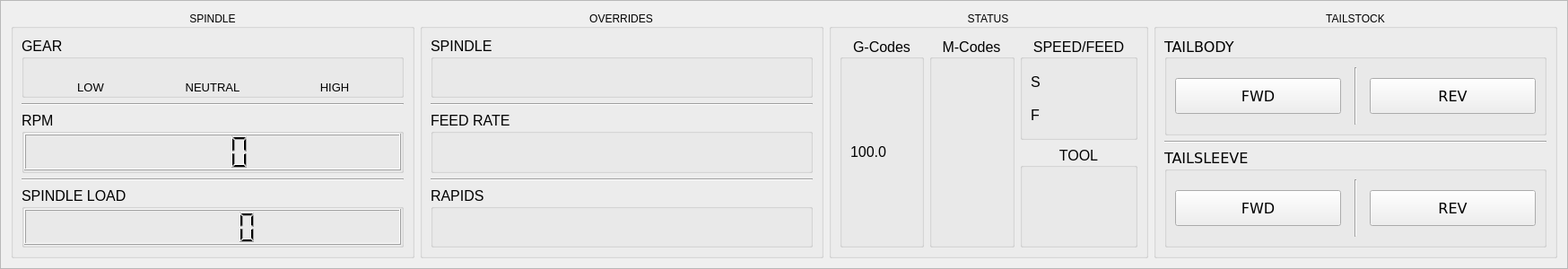
        <widget class="QFrame" name="frame">
         <property name="minimumSize">
          <size>
           <width>0</width>
           <height>300</height>
          </size>
         </property>
         <property name="frameShape">
          <enum>QFrame::StyledPanel</enum>
         </property>
         <property name="frameShadow">
          <enum>QFrame::Plain</enum>
         </property>
         <property name="lineWidth">
          <number>5</number>
         </property>
         <layout class="QHBoxLayout" name="horizontalLayout">
          <item>
           <widget class="QGroupBox" name="groupBox_spindle">
            <property name="enabled">
             <bool>true</bool>
            </property>
            <property name="sizePolicy">
             <sizepolicy hsizetype="Fixed" vsizetype="Preferred">
              <horstretch>0</horstretch>
              <verstretch>0</verstretch>
             </sizepolicy>
            </property>
            <property name="minimumSize">
             <size>
              <width>450</width>
              <height>0</height>
             </size>
            </property>
            <property name="contextMenuPolicy">
             <enum>Qt::DefaultContextMenu</enum>
            </property>
            <property name="title">
             <string>SPINDLE</string>
            </property>
            <property name="alignment">
             <set>Qt::AlignCenter</set>
            </property>
            <layout class="QVBoxLayout" name="verticalLayout_6">
             <item>
              <widget class="QGroupBox" name="groupBox_4">
               <property name="font">
                <font>
                 <pointsize>12</pointsize>
                </font>
               </property>
               <property name="title">
                <string>GEAR</string>
               </property>
               <layout class="QGridLayout" name="gridLayout_10">
                <property name="topMargin">
                 <number>0</number>
                </property>
                <property name="bottomMargin">
                 <number>0</number>
                </property>
                <item row="1" column="1">
                 <widget class="QLabel" name="label_2">
                  <property name="font">
                   <font>
                    <pointsize>10</pointsize>
                   </font>
                  </property>
                  <property name="text">
                   <string>NEUTRAL</string>
                  </property>
                  <property name="alignment">
                   <set>Qt::AlignCenter</set>
                  </property>
                 </widget>
                </item>
                <item row="1" column="0">
                 <widget class="QLabel" name="label">
                  <property name="font">
                   <font>
                    <pointsize>10</pointsize>
                   </font>
                  </property>
                  <property name="frameShape">
                   <enum>QFrame::NoFrame</enum>
                  </property>
                  <property name="frameShadow">
                   <enum>QFrame::Plain</enum>
                  </property>
                  <property name="text">
                   <string>  LOW  </string>
                  </property>
                  <property name="alignment">
                   <set>Qt::AlignCenter</set>
                  </property>
                 </widget>
                </item>
                <item row="1" column="3">
                 <widget class="QLabel" name="label_4">
                  <property name="font">
                   <font>
                    <pointsize>10</pointsize>
                   </font>
                  </property>
                  <property name="text">
                   <string>  HIGH  </string>
                  </property>
                  <property name="alignment">
                   <set>Qt::AlignCenter</set>
                  </property>
                 </widget>
                </item>
                <item row="0" column="1">
                 <widget class="LED" name="led_gear_neutral">
                  <property name="color">
                   <color>
                    <red>50</red>
                    <green>205</green>
                    <blue>50</blue>
                   </color>
                  </property>
                  <property name="off_color" stdset="0">
                   <color>
                    <red>50</red>
                    <green>205</green>
                    <blue>50</blue>
                   </color>
                  </property>
                  <property name="currentstate" stdset="0">
                   <bool>false</bool>
                  </property>
                 </widget>
                </item>
                <item row="0" column="3">
                 <widget class="LED" name="led_gear_high">
                  <property name="color">
                   <color>
                    <red>50</red>
                    <green>205</green>
                    <blue>50</blue>
                   </color>
                  </property>
                  <property name="off_color" stdset="0">
                   <color>
                    <red>50</red>
                    <green>205</green>
                    <blue>50</blue>
                   </color>
                  </property>
                  <property name="currentstate" stdset="0">
                   <bool>false</bool>
                  </property>
                 </widget>
                </item>
                <item row="0" column="0">
                 <widget class="LED" name="led_gear_low">
                  <property name="color">
                   <color>
                    <red>50</red>
                    <green>205</green>
                    <blue>50</blue>
                   </color>
                  </property>
                  <property name="off_color" stdset="0">
                   <color>
                    <red>50</red>
                    <green>205</green>
                    <blue>50</blue>
                   </color>
                  </property>
                  <property name="currentstate" stdset="0">
                   <bool>false</bool>
                  </property>
                 </widget>
                </item>
               </layout>
              </widget>
             </item>
             <item>
              <widget class="Line" name="line">
               <property name="orientation">
                <enum>Qt::Horizontal</enum>
               </property>
              </widget>
             </item>
             <item>
              <widget class="QGroupBox" name="groupBox_5">
               <property name="font">
                <font>
                 <pointsize>12</pointsize>
                </font>
               </property>
               <property name="title">
                <string>RPM</string>
               </property>
               <layout class="QVBoxLayout" name="verticalLayout_15">
                <property name="leftMargin">
                 <number>0</number>
                </property>
                <property name="topMargin">
                 <number>0</number>
                </property>
                <property name="rightMargin">
                 <number>0</number>
                </property>
                <property name="bottomMargin">
                 <number>0</number>
                </property>
                <item>
                 <widget class="LCDNumber" name="lcd_spindle_rpm">
                  <property name="font">
                   <font>
                    <family>DejaVu Sans</family>
                    <pointsize>20</pointsize>
                   </font>
                  </property>
                  <property name="digitCount">
                   <number>4</number>
                  </property>
                  <property name="value" stdset="0">
                   <double>0.000000000000000</double>
                  </property>
                  <property name="floatTemplate" stdset="0">
                   <string>{:.0f}</string>
                  </property>
                 </widget>
                </item>
               </layout>
              </widget>
             </item>
             <item>
              <widget class="Line" name="line_2">
               <property name="orientation">
                <enum>Qt::Horizontal</enum>
               </property>
              </widget>
             </item>
             <item>
              <widget class="QGroupBox" name="groupBox_6">
               <property name="font">
                <font>
                 <pointsize>12</pointsize>
                </font>
               </property>
               <property name="title">
                <string>SPINDLE LOAD</string>
               </property>
               <layout class="QVBoxLayout" name="verticalLayout_19">
                <property name="leftMargin">
                 <number>0</number>
                </property>
                <property name="topMargin">
                 <number>0</number>
                </property>
                <property name="rightMargin">
                 <number>0</number>
                </property>
                <property name="bottomMargin">
                 <number>0</number>
                </property>
                <item>
                 <widget class="LCDNumber" name="lcd_spindle_load">
                  <property name="sizePolicy">
                   <sizepolicy hsizetype="Minimum" vsizetype="Minimum">
                    <horstretch>0</horstretch>
                    <verstretch>0</verstretch>
                   </sizepolicy>
                  </property>
                  <property name="font">
                   <font>
                    <family>DejaVu Sans</family>
                    <pointsize>20</pointsize>
                   </font>
                  </property>
                  <property name="frameShape">
                   <enum>QFrame::Box</enum>
                  </property>
                  <property name="floatTemplate" stdset="0">
                   <string>{:.0f}</string>
                  </property>
                 </widget>
                </item>
               </layout>
              </widget>
             </item>
            </layout>
           </widget>
          </item>
          <item>
           <widget class="QGroupBox" name="groupBox_overrides">
            <property name="sizePolicy">
             <sizepolicy hsizetype="Fixed" vsizetype="Preferred">
              <horstretch>0</horstretch>
              <verstretch>0</verstretch>
             </sizepolicy>
            </property>
            <property name="minimumSize">
             <size>
              <width>450</width>
              <height>0</height>
             </size>
            </property>
            <property name="title">
             <string>OVERRIDES</string>
            </property>
            <property name="alignment">
             <set>Qt::AlignCenter</set>
            </property>
            <layout class="QVBoxLayout" name="verticalLayout_7">
             <item>
              <widget class="QGroupBox" name="groupBox_7">
               <property name="font">
                <font>
                 <pointsize>12</pointsize>
                </font>
               </property>
               <property name="title">
                <string>SPINDLE</string>
               </property>
               <layout class="QHBoxLayout" name="horizontalLayout_12">
                <property name="topMargin">
                 <number>0</number>
                </property>
                <property name="bottomMargin">
                 <number>0</number>
                </property>
                <item>
                 <widget class="StatusAdjustmentBar" name="adjusment_spindle">
                  <property name="sizePolicy">
                   <sizepolicy hsizetype="Preferred" vsizetype="Preferred">
                    <horstretch>0</horstretch>
                    <verstretch>0</verstretch>
                   </sizepolicy>
                  </property>
                  <property name="font">
                   <font>
                    <pointsize>18</pointsize>
                   </font>
                  </property>
                  <property name="spindle_rate" stdset="0">
                   <bool>true</bool>
                  </property>
                  <property name="show_toggle_button" stdset="0">
                   <bool>false</bool>
                  </property>
                  <property name="show_setting_menu" stdset="0">
                   <bool>false</bool>
                  </property>
                  <property name="text_template" stdset="0">
                   <string>%s</string>
                  </property>
                  <property name="step_rate" stdset="0">
                   <number>5</number>
                  </property>
                 </widget>
                </item>
               </layout>
              </widget>
             </item>
             <item>
              <widget class="Line" name="line_5">
               <property name="orientation">
                <enum>Qt::Horizontal</enum>
               </property>
              </widget>
             </item>
             <item>
              <widget class="QGroupBox" name="groupBox_8">
               <property name="font">
                <font>
                 <pointsize>12</pointsize>
                </font>
               </property>
               <property name="title">
                <string>FEED RATE</string>
               </property>
               <layout class="QVBoxLayout" name="verticalLayout_17">
                <property name="topMargin">
                 <number>0</number>
                </property>
                <property name="bottomMargin">
                 <number>0</number>
                </property>
                <item>
                 <widget class="StatusAdjustmentBar" name="adjustment_feedrate">
                  <property name="font">
                   <font>
                    <pointsize>18</pointsize>
                   </font>
                  </property>
                  <property name="feed_rate" stdset="0">
                   <bool>true</bool>
                  </property>
                  <property name="show_toggle_button" stdset="0">
                   <bool>false</bool>
                  </property>
                  <property name="show_setting_menu" stdset="0">
                   <bool>false</bool>
                  </property>
                  <property name="text_template" stdset="0">
                   <string>%s</string>
                  </property>
                  <property name="step_rate" stdset="0">
                   <number>5</number>
                  </property>
                 </widget>
                </item>
               </layout>
              </widget>
             </item>
             <item>
              <widget class="Line" name="line_6">
               <property name="orientation">
                <enum>Qt::Horizontal</enum>
               </property>
              </widget>
             </item>
             <item>
              <widget class="QGroupBox" name="groupBox_9">
               <property name="font">
                <font>
                 <pointsize>12</pointsize>
                </font>
               </property>
               <property name="title">
                <string>RAPIDS</string>
               </property>
               <layout class="QVBoxLayout" name="verticalLayout_16">
                <property name="topMargin">
                 <number>0</number>
                </property>
                <property name="bottomMargin">
                 <number>0</number>
                </property>
                <item>
                 <widget class="StatusAdjustmentBar" name="adjustment_rapids">
                  <property name="font">
                   <font>
                    <pointsize>18</pointsize>
                   </font>
                  </property>
                  <property name="show_toggle_button" stdset="0">
                   <bool>false</bool>
                  </property>
                  <property name="show_setting_menu" stdset="0">
                   <bool>false</bool>
                  </property>
                  <property name="text_template" stdset="0">
                   <string>%s</string>
                  </property>
                  <property name="step_rate" stdset="0">
                   <number>5</number>
                  </property>
                 </widget>
                </item>
               </layout>
              </widget>
             </item>
            </layout>
           </widget>
          </item>
          <item>
           <widget class="QGroupBox" name="groupBox_status">
            <property name="sizePolicy">
             <sizepolicy hsizetype="Preferred" vsizetype="Preferred">
              <horstretch>0</horstretch>
              <verstretch>0</verstretch>
             </sizepolicy>
            </property>
            <property name="title">
             <string>STATUS</string>
            </property>
            <property name="alignment">
             <set>Qt::AlignCenter</set>
            </property>
            <layout class="QHBoxLayout" name="horizontalLayout_5">
             <item>
              <widget class="QGroupBox" name="groupBox_12">
               <property name="sizePolicy">
                <sizepolicy hsizetype="Preferred" vsizetype="Preferred">
                 <horstretch>0</horstretch>
                 <verstretch>0</verstretch>
                </sizepolicy>
               </property>
               <property name="minimumSize">
                <size>
                 <width>0</width>
                 <height>0</height>
                </size>
               </property>
               <property name="font">
                <font>
                 <pointsize>12</pointsize>
                </font>
               </property>
               <property name="title">
                <string>G-Codes</string>
               </property>
               <property name="alignment">
                <set>Qt::AlignCenter</set>
               </property>
               <layout class="QVBoxLayout" name="verticalLayout_4">
                <item>
                 <widget class="StatusLabel" name="statuslabel_gcodes">
                  <property name="sizePolicy">
                   <sizepolicy hsizetype="MinimumExpanding" vsizetype="Preferred">
                    <horstretch>0</horstretch>
                    <verstretch>0</verstretch>
                   </sizepolicy>
                  </property>
                  <property name="minimumSize">
                   <size>
                    <width>10</width>
                    <height>0</height>
                   </size>
                  </property>
                  <property name="autoFillBackground">
                   <bool>false</bool>
                  </property>
                  <property name="frameShape">
                   <enum>QFrame::NoFrame</enum>
                  </property>
                  <property name="text">
                   <string>100.0</string>
                  </property>
                  <property name="alignment">
                   <set>Qt::AlignLeading|Qt::AlignLeft|Qt::AlignVCenter</set>
                  </property>
                  <property name="wordWrap">
                   <bool>true</bool>
                  </property>
                  <property name="textTemplate" stdset="0">
                   <string>%s</string>
                  </property>
                  <property name="gcodes_status" stdset="0">
                   <bool>true</bool>
                  </property>
                 </widget>
                </item>
               </layout>
              </widget>
             </item>
             <item>
              <widget class="QGroupBox" name="groupBox_13">
               <property name="font">
                <font>
                 <pointsize>12</pointsize>
                </font>
               </property>
               <property name="title">
                <string>M-Codes</string>
               </property>
               <property name="alignment">
                <set>Qt::AlignCenter</set>
               </property>
               <layout class="QVBoxLayout" name="verticalLayout_9">
                <item>
                 <widget class="StatusLabel" name="statuslabel_mcodes">
                  <property name="mcodes_status" stdset="0">
                   <bool>true</bool>
                  </property>
                 </widget>
                </item>
               </layout>
              </widget>
             </item>
             <item>
              <widget class="QFrame" name="frame_20">
               <property name="frameShape">
                <enum>QFrame::NoFrame</enum>
               </property>
               <property name="frameShadow">
                <enum>QFrame::Raised</enum>
               </property>
               <layout class="QVBoxLayout" name="verticalLayout_10">
                <property name="leftMargin">
                 <number>0</number>
                </property>
                <property name="topMargin">
                 <number>0</number>
                </property>
                <property name="rightMargin">
                 <number>0</number>
                </property>
                <property name="bottomMargin">
                 <number>0</number>
                </property>
                <item>
                 <widget class="QGroupBox" name="groupBox_14">
                  <property name="font">
                   <font>
                    <pointsize>12</pointsize>
                   </font>
                  </property>
                  <property name="title">
                   <string>SPEED/FEED</string>
                  </property>
                  <property name="alignment">
                   <set>Qt::AlignCenter</set>
                  </property>
                  <layout class="QGridLayout" name="gridLayout_2">
                   <item row="0" column="0">
                    <widget class="QLabel" name="label_36">
                     <property name="sizePolicy">
                      <sizepolicy hsizetype="Fixed" vsizetype="Preferred">
                       <horstretch>0</horstretch>
                       <verstretch>0</verstretch>
                      </sizepolicy>
                     </property>
                     <property name="text">
                      <string>S</string>
                     </property>
                    </widget>
                   </item>
                   <item row="2" column="0">
                    <widget class="QLabel" name="label_37">
                     <property name="sizePolicy">
                      <sizepolicy hsizetype="Fixed" vsizetype="Preferred">
                       <horstretch>0</horstretch>
                       <verstretch>0</verstretch>
                      </sizepolicy>
                     </property>
                     <property name="text">
                      <string>F</string>
                     </property>
                    </widget>
                   </item>
                   <item row="2" column="1">
                    <widget class="StatusLabel" name="lbl_fpu">
                     <property name="current_FPU_status" stdset="0">
                      <bool>true</bool>
                     </property>
                    </widget>
                   </item>
                   <item row="0" column="1">
                    <widget class="StatusLabel" name="lbl_speed">
                     <property name="requested_spindle_speed_status" stdset="0">
                      <bool>true</bool>
                     </property>
                    </widget>
                   </item>
                  </layout>
                 </widget>
                </item>
                <item>
                 <widget class="QGroupBox" name="groupBox_15">
                  <property name="font">
                   <font>
                    <pointsize>12</pointsize>
                   </font>
                  </property>
                  <property name="title">
                   <string>TOOL</string>
                  </property>
                  <property name="alignment">
                   <set>Qt::AlignCenter</set>
                  </property>
                 </widget>
                </item>
               </layout>
              </widget>
             </item>
            </layout>
           </widget>
          </item>
          <item>
           <widget class="QGroupBox" name="groupBox_tailstock">
            <property name="sizePolicy">
             <sizepolicy hsizetype="Fixed" vsizetype="Preferred">
              <horstretch>0</horstretch>
              <verstretch>0</verstretch>
             </sizepolicy>
            </property>
            <property name="minimumSize">
             <size>
              <width>450</width>
              <height>0</height>
             </size>
            </property>
            <property name="title">
             <string>TAILSTOCK</string>
            </property>
            <property name="alignment">
             <set>Qt::AlignCenter</set>
            </property>
            <layout class="QVBoxLayout" name="verticalLayout_35">
             <item>
              <widget class="QGroupBox" name="groupBox_27">
               <property name="font">
                <font>
                 <family>DejaVu Sans</family>
                 <pointsize>12</pointsize>
                </font>
               </property>
               <property name="title">
                <string>TAILBODY</string>
               </property>
               <property name="alignment">
                <set>Qt::AlignLeading|Qt::AlignLeft|Qt::AlignVCenter</set>
               </property>
               <layout class="QHBoxLayout" name="horizontalLayout_19">
                <item>
                 <widget class="PushButton" name="btn_tailbody_fwd">
                  <property name="sizePolicy">
                   <sizepolicy hsizetype="Preferred" vsizetype="Fixed">
                    <horstretch>0</horstretch>
                    <verstretch>0</verstretch>
                   </sizepolicy>
                  </property>
                  <property name="minimumSize">
                   <size>
                    <width>0</width>
                    <height>40</height>
                   </size>
                  </property>
                  <property name="text">
                   <string>FWD</string>
                  </property>
                  <property name="indicator_option" stdset="0">
                   <bool>true</bool>
                  </property>
                  <property name="indicator_HAL_pin_option" stdset="0">
                   <bool>true</bool>
                  </property>
                  <property name="shape_option" stdset="0">
                   <number>1</number>
                  </property>
                  <property name="right_edge_offset" stdset="0">
                   <double>3.000000000000000</double>
                  </property>
                  <property name="top_edge_offset" stdset="0">
                   <double>3.000000000000000</double>
                  </property>
                 </widget>
                </item>
                <item>
                 <widget class="Line" name="line_22">
                  <property name="minimumSize">
                   <size>
                    <width>20</width>
                    <height>0</height>
                   </size>
                  </property>
                  <property name="orientation">
                   <enum>Qt::Vertical</enum>
                  </property>
                 </widget>
                </item>
                <item>
                 <widget class="PushButton" name="btn_tailbody_rev">
                  <property name="sizePolicy">
                   <sizepolicy hsizetype="Preferred" vsizetype="Fixed">
                    <horstretch>0</horstretch>
                    <verstretch>0</verstretch>
                   </sizepolicy>
                  </property>
                  <property name="minimumSize">
                   <size>
                    <width>0</width>
                    <height>40</height>
                   </size>
                  </property>
                  <property name="text">
                   <string>REV</string>
                  </property>
                  <property name="indicator_option" stdset="0">
                   <bool>true</bool>
                  </property>
                  <property name="indicator_HAL_pin_option" stdset="0">
                   <bool>true</bool>
                  </property>
                  <property name="on_color" stdset="0">
                   <color>
                    <red>50</red>
                    <green>205</green>
                    <blue>50</blue>
                   </color>
                  </property>
                  <property name="shape_option" stdset="0">
                   <number>1</number>
                  </property>
                  <property name="right_edge_offset" stdset="0">
                   <double>3.000000000000000</double>
                  </property>
                  <property name="top_edge_offset" stdset="0">
                   <double>3.000000000000000</double>
                  </property>
                 </widget>
                </item>
               </layout>
              </widget>
             </item>
             <item>
              <widget class="Line" name="line_18">
               <property name="orientation">
                <enum>Qt::Horizontal</enum>
               </property>
              </widget>
             </item>
             <item>
              <widget class="QGroupBox" name="groupBox_30">
               <property name="font">
                <font>
                 <family>DejaVu Sans</family>
                 <pointsize>12</pointsize>
                </font>
               </property>
               <property name="title">
                <string>TAILSLEEVE</string>
               </property>
               <layout class="QHBoxLayout" name="horizontalLayout_20">
                <item>
                 <widget class="PushButton" name="btn_tailsleeve_fwd">
                  <property name="sizePolicy">
                   <sizepolicy hsizetype="Preferred" vsizetype="Fixed">
                    <horstretch>0</horstretch>
                    <verstretch>0</verstretch>
                   </sizepolicy>
                  </property>
                  <property name="minimumSize">
                   <size>
                    <width>0</width>
                    <height>40</height>
                   </size>
                  </property>
                  <property name="text">
                   <string>FWD</string>
                  </property>
                  <property name="indicator_option" stdset="0">
                   <bool>true</bool>
                  </property>
                  <property name="indicator_HAL_pin_option" stdset="0">
                   <bool>true</bool>
                  </property>
                  <property name="on_color" stdset="0">
                   <color>
                    <red>50</red>
                    <green>205</green>
                    <blue>50</blue>
                   </color>
                  </property>
                  <property name="shape_option" stdset="0">
                   <number>1</number>
                  </property>
                  <property name="right_edge_offset" stdset="0">
                   <double>3.000000000000000</double>
                  </property>
                  <property name="top_edge_offset" stdset="0">
                   <double>3.000000000000000</double>
                  </property>
                 </widget>
                </item>
                <item>
                 <widget class="Line" name="line_23">
                  <property name="minimumSize">
                   <size>
                    <width>20</width>
                    <height>0</height>
                   </size>
                  </property>
                  <property name="orientation">
                   <enum>Qt::Vertical</enum>
                  </property>
                 </widget>
                </item>
                <item>
                 <widget class="PushButton" name="btn_tailsleeve_rev">
                  <property name="sizePolicy">
                   <sizepolicy hsizetype="Preferred" vsizetype="Fixed">
                    <horstretch>0</horstretch>
                    <verstretch>0</verstretch>
                   </sizepolicy>
                  </property>
                  <property name="minimumSize">
                   <size>
                    <width>0</width>
                    <height>40</height>
                   </size>
                  </property>
                  <property name="text">
                   <string>REV</string>
                  </property>
                  <property name="indicator_option" stdset="0">
                   <bool>true</bool>
                  </property>
                  <property name="indicator_HAL_pin_option" stdset="0">
                   <bool>true</bool>
                  </property>
                  <property name="on_color" stdset="0">
                   <color>
                    <red>50</red>
                    <green>205</green>
                    <blue>50</blue>
                   </color>
                  </property>
                  <property name="shape_option" stdset="0">
                   <number>1</number>
                  </property>
                  <property name="right_edge_offset" stdset="0">
                   <double>3.000000000000000</double>
                  </property>
                  <property name="top_edge_offset" stdset="0">
                   <double>3.000000000000000</double>
                  </property>
                 </widget>
                </item>
               </layout>
              </widget>
             </item>
            </layout>
           </widget>
          </item>
         </layout>
        </widget>
